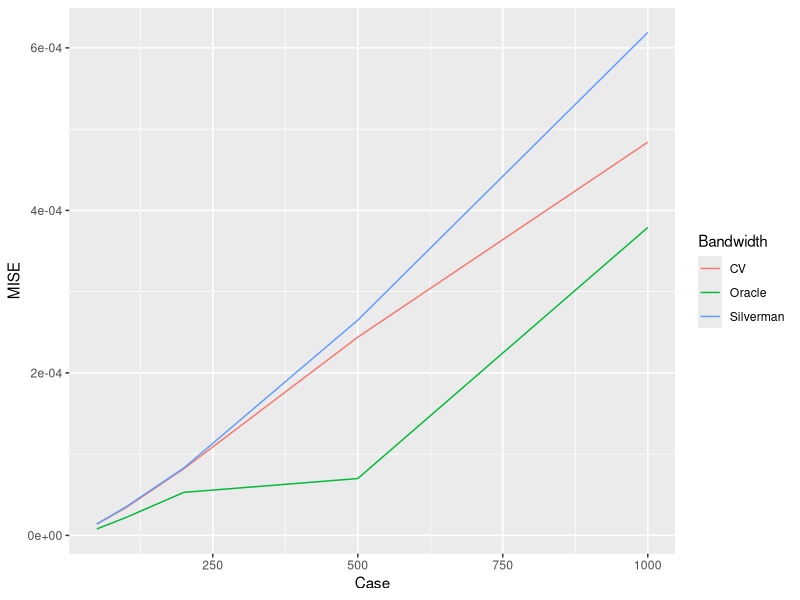
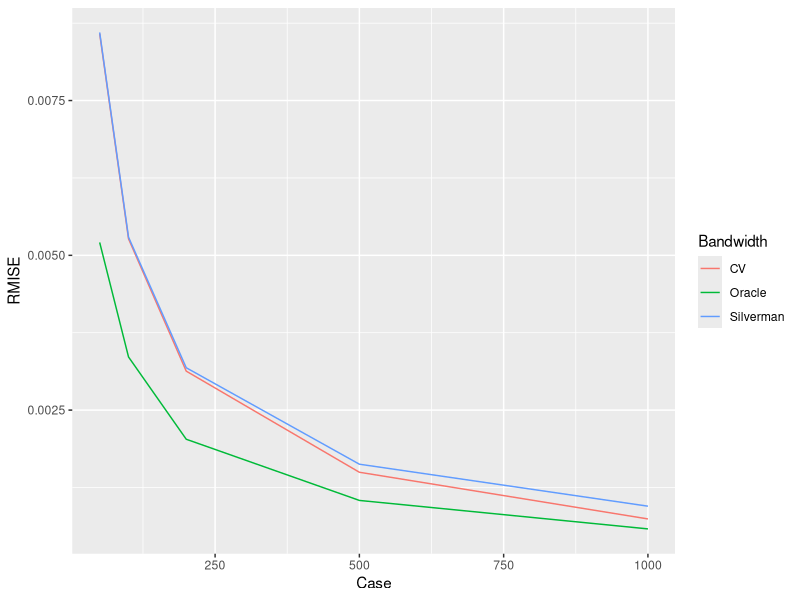

Source code (R) for these figures, in order:
library(ggplot2)

setwd("/Users/harold/Dropbox/MA_Knowledge_and_Info/Thesis/thesis/results/by_num_cases")

Cases <- c(50, 100, 200, 500, 1000)
Dirs <- sapply(Cases, function(case) paste('../unif_', case, '_1_1h/output/', sep=''))
Files <- sapply(Dirs, function(dir) paste(dir, 'mean_table.tex', sep=''))

dfO <- data.frame(Case=Cases,
                  Bandwidth="Oracle",
                  MISE=c(0.000008, 0.000022, 0.000053, 0.000070, 0.000379),
                  RMISE=c(0.005208, 0.003358, 0.002029, 0.001041, 0.000581)
                  )
dfS <- data.frame(Case=Cases,
                  Bandwidth="Silverman",
                  MISE=c(0.000014, 0.000035, 0.000083, 0.000265, 0.000619),
                  RMISE=c(0.008600, 0.005293, 0.003184, 0.001626, 0.000948)
                  )
dfC <- data.frame(Case=Cases,
                  Bandwidth="CV",
                  MISE=c(0.000014, 0.000034, 0.000082, 0.000244, 0.000484),
                  RMISE=c(0.008580, 0.005266, 0.003129, 0.001496, 0.000742)
                  )
df <- rbind(dfO, dfS, dfC)
df$Bandwidth <- as.factor(df$Bandwidth)

pdf(file="MISE-vs-cases.pdf")
ggplot(df) +
  geom_line(aes(x=Case, y=MISE, colour=Bandwidth))
dev.off()
pdf(file="RMISE-vs-cases.pdf")
ggplot(df) +
  geom_line(aes(x=Case, y=RMISE, colour=Bandwidth))
dev.off()

